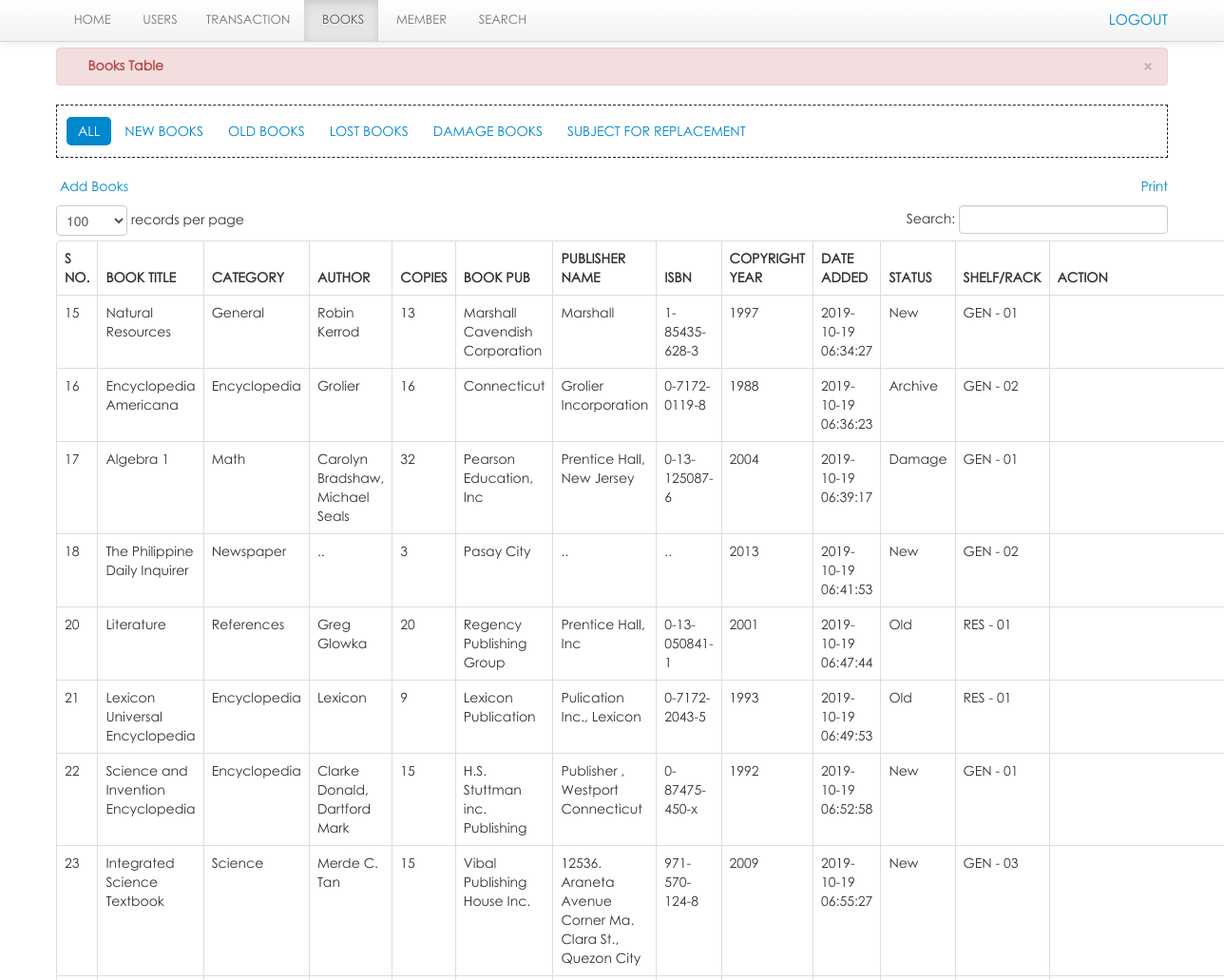
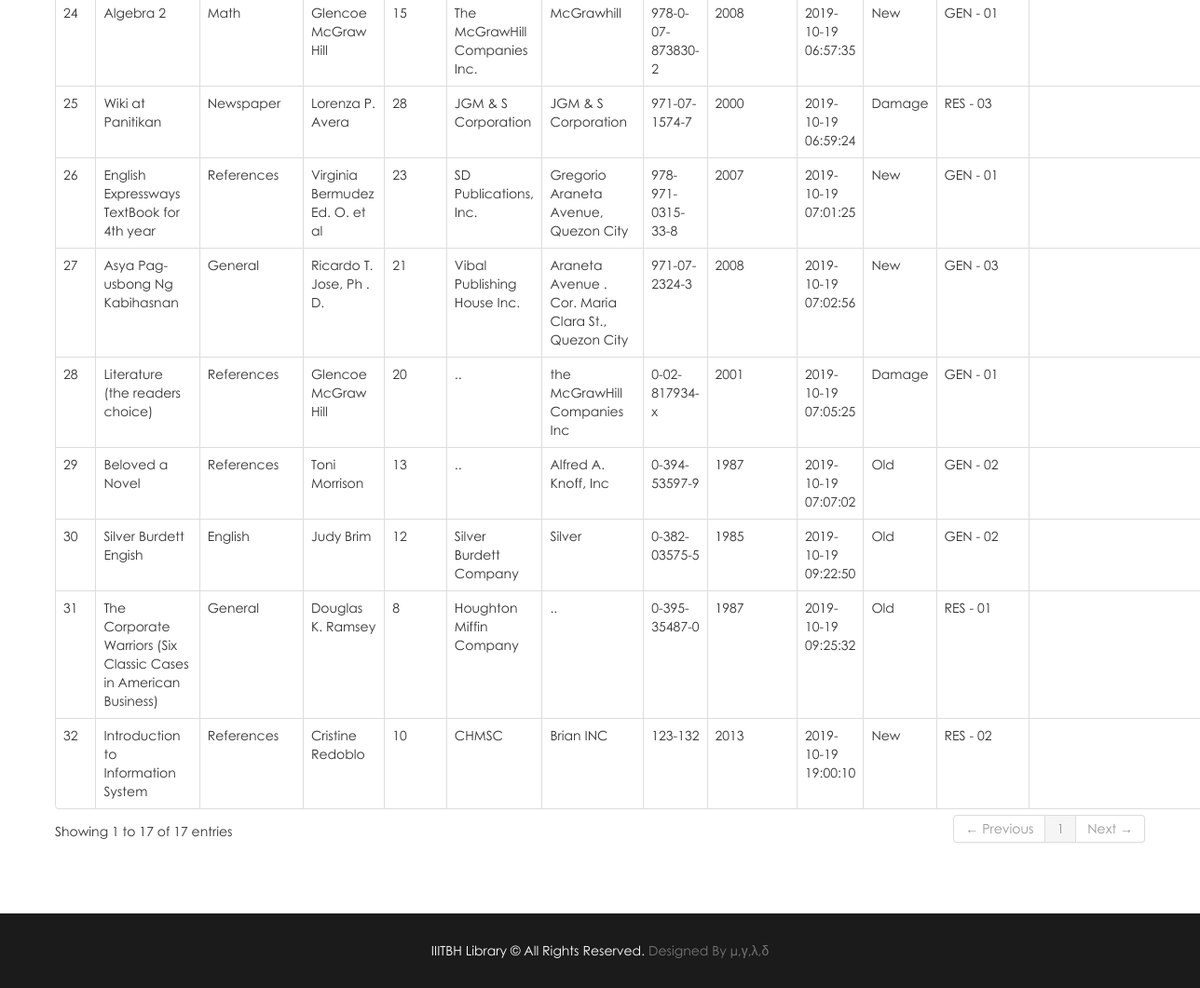
/lms/librarian/books.php (signed in), run on the app's committed database (2 pictures, top to bottom).
### tables this page shows
CREATE TABLE `book` (
  `book_id` int(11) NOT NULL,
  `book_title` varchar(100) NOT NULL,
  `category_id` int(50) NOT NULL,
  `author` varchar(50) NOT NULL,
  `book_copies` int(11) NOT NULL,
  `book_pub` varchar(100) NOT NULL,
  `publisher_name` varchar(100) NOT NULL,
  `isbn` varchar(50) NOT NULL,
  `copyright_year` int(11) NOT NULL,
  `Shelf/Rack` varchar(11) NOT NULL,
  `date_receive` varchar(20) NOT NULL,
  `date_added` datetime NOT NULL,
  `status` varchar(30) NOT NULL
);

CREATE TABLE `category` (
  `category_id` int(11) NOT NULL,
  `classname` varchar(50) DEFAULT NULL
);

### lms/librarian/books.php (the view, shortened to what this page needs)
<?php include('header.php'); ?>
<?php include('navbar_books.php'); ?>
    <div class="container">
		<div class="margin-top">
			<div class="row">
			<div class="span12">
			   <div class="alert alert-danger">
                                    <button type="button" class="close" data-dismiss="alert">&times;</button>
                                    <strong><i class="icon-user icon-large"></i>&nbsp;Books Table</strong>
                                </div>
								    <ul class="nav nav-pills nav-justified">
										<li   class="active"><a href="books.php">All</a></li>
										<li><a href="new_books.php">New Books</a></li>
										<li><a href="old_books.php">Old Books</a></li>
										<li><a href="lost.php">Lost Books</a></li>
										<li><a href="damage.php">Damage Books</a></li>
										<li><a href="sub_rep.php">Subject for Replacement</a></li>
									</ul>
                            <table cellpadding="0" cellspacing="0" border="0" class="table  table-bordered" id="example">
								<div class="pull-right">
								<a href="" onclick="window.print()" class="btn-deafult"></i> Print</a>
								</div>
								<p><a href="add_books.php" class="btn-default">&nbsp;Add Books</a></p>
                                <thead>
                                    <tr>
									    <th>S No.</th>
                                        <th>Book Title</th>
                                        <th>Category</th>
										<th>Author</th>
										<th class="action">copies</th>
										<th>Book Pub</th>
										<th>Publisher Name</th>
										<th>ISBN</th>
										<th>Copyright Year</th>
										<th>Date Added</th>
										<th>Status</th>
										<th>Shelf/Rack</th>
										<th class="action">Action</th>
                                    </tr>
                                </thead>
                                <tbody>
                                  <?php  $user_query=mysqli_query($con,"select * from book where status != 'lost'")or die(mysql_error());
									while($row=mysqli_fetch_array($user_query)){
									$id=$row['book_id'];
									$cat_id=$row['category_id'];
									$book_copies = $row['book_copies'];
									$borrow_details = mysqli_query($con,"select * from borrowdetails where book_id = '$id' and borrow_status = 'pending'");
									$count = mysqli_num_rows($borrow_details);
									$total =  $book_copies  -  $count;
									$cat_query = mysqli_query($con, "select * from category where category_id = '$cat_id'")or die(mysql_error());
									$cat_row = mysqli_fetch_array($cat_query);
									?>
									<tr class="del<?php echo $id ?>">
                                    <td><?php echo $row['book_id']; ?></td>
                                    <td><?php echo $row['book_title']; ?></td>
									<td><?php echo $cat_row ['classname']; ?> </td>
                                    <td><?php echo $row['author']; ?> </td>
                                    <td class="action"><?php echo    $total;   ?> </td>
                                     <td><?php echo $row['book_pub']; ?></td>
									 <td><?php echo $row['publisher_name']; ?></td>
									 <td><?php echo $row['isbn']; ?></td>
									 <td><?php echo $row['copyright_year']; ?></td>
									 <td><?php echo $row['date_added']; ?></td>
									 <td><?php echo $row['status']; ?></td>
									 <td><?php echo $row['Shelf/Rack']; ?></td>
                                    <td class="action">
									<div class="span2">
                                        <a rel="tooltip"  title="Delete" id="<?php echo $id; ?>" href="#delete_book<?php echo $id; ?>" data-toggle="modal"    class="btn-default"><i class="icon-trash icon-large"></i></a>
										<div class="span1">
										<a  rel="tooltip"  title="Edit" id="e<?php echo $id; ?>" href="edit_book.php<?php echo '?id='.$id; ?>" class="btn-default"><i class="icon-pencil icon-large"></i></a>
										</div></div>
                                    </td>
                                    </tr>
									<?php  }  ?>
                                </tbody>
                            </table>
			</div>
			</div>
		</div>
    </div>
<?php include('footer.php') ?>

### lms/css/docs.css (style rules this page uses)
body { font-family:'TR Century Gothic',Helvetica,Arial,sans-serif !important; }
.alert { text-shadow: none; }
.nav-tabs, .nav-pills { border: 1px dashed #222 !important; padding: 10px; }
th { text-transform:uppercase; }
.nav li a { text-transform:uppercase; }
.margin-top { margin-top:50px; }
body { background: url(../img/grid_noise.png); position: relative; }

### lms/css/print.css (style rules this page uses)
.action { display:none; }
th { text-align:left; }
td { text-align:left; border-top:1px solid; padding:2px; }
.alert { display:none; }
body { font-family:arial; font-size:13px; }
.nav { display:none; }

### data on the page
book: book_id "15", book_title "Natural Resources", category.classname "General", author "Robin Kerrod", book_copies "13", book_pub "Marshall Cavendish Corporation", publisher_name "Marshall", isbn "1-85435-628-3", copyright_year "1997", date_added "2019-10-19 06:34:27", status "New", value "GEN - 01"
book: book_id "16", book_title "Encyclopedia Americana", category.classname "Encyclopedia", author "Grolier", book_copies "16", book_pub "Connecticut", publisher_name "Grolier Incorporation", isbn "0-7172-0119-8", copyright_year "1988", date_added "2019-10-19 06:36:23", status "Archive", value "GEN - 02"
book: book_id "17", book_title "Algebra 1", category.classname "Math", author "Carolyn Bradshaw, Michael Seals", book_copies "32", book_pub "Pearson Education, Inc", publisher_name "Prentice Hall, New Jersey", isbn "0-13-125087-6", copyright_year "2004", date_added "2019-10-19 06:39:17", status "Damage", value "GEN - 01"
book: book_id "18", book_title "The Philippine Daily Inquirer", category.classname "Newspaper", author "..", book_copies "3", book_pub "Pasay City", publisher_name "..", isbn "..", copyright_year "2013", date_added "2019-10-19 06:41:53", status "New", value "GEN - 02"
book: book_id "20", book_title "Literature", category.classname "References", author "Greg Glowka", book_copies "20", book_pub "Regency Publishing Group", publisher_name "Prentice Hall, Inc", isbn "0-13-050841-1", copyright_year "2001", date_added "2019-10-19 06:47:44", status "Old", value "RES - 01"
book: book_id "21", book_title "Lexicon Universal Encyclopedia", category.classname "Encyclopedia", author "Lexicon", book_copies "9", book_pub "Lexicon Publication", publisher_name "Pulication Inc., Lexicon", isbn "0-7172-2043-5", copyright_year "1993", date_added "2019-10-19 06:49:53", status "Old", value "RES - 01"
book: book_id "22", book_title "Science and Invention Encyclopedia", category.classname "Encyclopedia", author "Clarke Donald, Dartford Mark", book_copies "15", book_pub "H.S. Stuttman inc. Publishing", publisher_name "Publisher , Westport Connecticut", isbn "0-87475-450-x", copyright_year "1992", date_added "2019-10-19 06:52:58", status "New", value "GEN - 01"
book: book_id "23", book_title "Integrated Science Textbook", category.classname "Science", author "Merde C. Tan", book_copies "15", book_pub "Vibal Publishing House Inc.", publisher_name "12536. Araneta Avenue Corner Ma. Clara St., Quezon City", isbn "971-570-124-8", copyright_year "2009", date_added "2019-10-19 06:55:27", status "New", value "GEN - 03"
book: book_id "24", book_title "Algebra 2", category.classname "Math", author "Glencoe McGraw Hill", book_copies "15", book_pub "The McGrawHill Companies Inc.", publisher_name "McGrawhill", isbn "978-0-07-873830-2", copyright_year "2008", date_added "2019-10-19 06:57:35", status "New", value "GEN - 01"
book: book_id "25", book_title "Wiki at Panitikan", category.classname "Newspaper", author "Lorenza P. Avera", book_copies "28", book_pub "JGM & S Corporation", publisher_name "JGM & S Corporation", isbn "971-07-1574-7", copyright_year "2000", date_added "2019-10-19 06:59:24", status "Damage", value "RES - 03"
book: book_id "26", book_title "English Expressways TextBook for 4th year", category.classname "References", author "Virginia Bermudez Ed. O. et al", book_copies "23", book_pub "SD Publications, Inc.", publisher_name "Gregorio Araneta Avenue, Quezon City", isbn "978-971-0315-33-8", copyright_year "2007", date_added "2019-10-19 07:01:25", status "New", value "GEN - 01"
book: book_id "27", book_title "Asya Pag-usbong Ng Kabihasnan", category.classname "General", author "Ricardo T. Jose, Ph . D.", book_copies "21", book_pub "Vibal Publishing House Inc.", publisher_name "Araneta Avenue . Cor. Maria Clara St., Quezon City", isbn "971-07-2324-3", copyright_year "2008", date_added "2019-10-19 07:02:56", status "New", value "GEN - 03"
book: book_id "28", book_title "Literature (the readers choice)", category.classname "References", author "Glencoe McGraw Hill", book_copies "20", book_pub "..", publisher_name "the McGrawHill Companies Inc", isbn "0-02-817934-x", copyright_year "2001", date_added "2019-10-19 07:05:25", status "Damage", value "GEN - 01"
book: book_id "29", book_title "Beloved a Novel", category.classname "References", author "Toni Morrison", book_copies "13", book_pub "..", publisher_name "Alfred A. Knoff, Inc", isbn "0-394-53597-9", copyright_year "1987", date_added "2019-10-19 07:07:02", status "Old", value "GEN - 02"
book: book_id "30", book_title "Silver Burdett Engish", category.classname "English", author "Judy Brim", book_copies "12", book_pub "Silver Burdett Company", publisher_name "Silver", isbn "0-382-03575-5", copyright_year "1985", date_added "2019-10-19 09:22:50", status "Old", value "GEN - 02"
book: book_id "31", book_title "The Corporate Warriors (Six Classic Cases in American Business)", category.classname "General", author "Douglas K. Ramsey", book_copies "8", book_pub "Houghton Miffin Company", publisher_name "..", isbn "0-395-35487-0", copyright_year "1987", date_added "2019-10-19 09:25:32", status "Old", value "RES - 01"
book: book_id "32", book_title "Introduction to Information System", category.classname "References", author "Cristine Redoblo", book_copies "10", book_pub "CHMSC", publisher_name "Brian INC", isbn "123-132", copyright_year "2013", date_added "2019-10-19 19:00:10", status "New", value "RES - 02"
